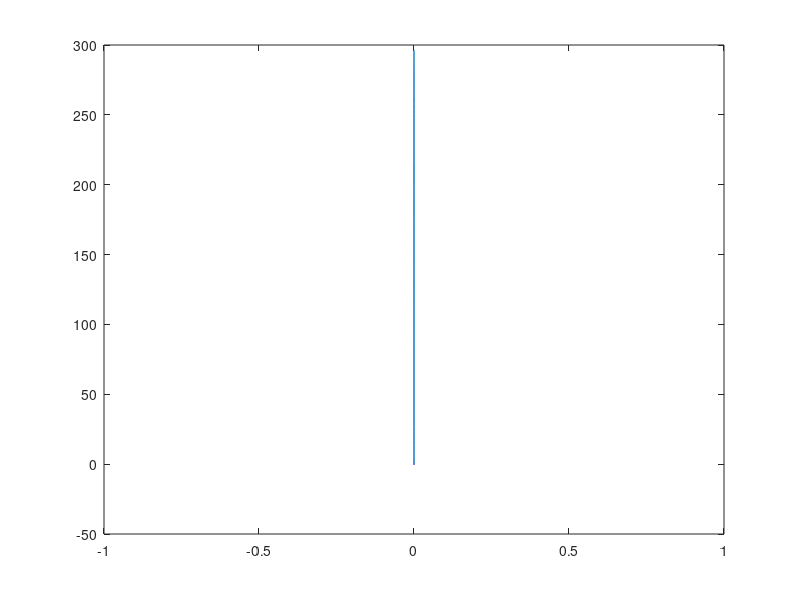

Write MATLAB code to recreate this figure.
clear;
clc;
n = 17;
P = zeros(1,2*n+1);
P(2*n+1) = -1;
P(n + 2) = n;
P(n) = -n;
P(1) = 1;
X = roots(P);
X = round(X*1e4)/1e4;
X = sort(X);
krat = [];
prost = unique(X);
krat = [];
prost = [];
for i = 1:length(X)
    if length(find(X==X(i)))>1
        krat = [krat X(i)]; 
    else 
        prost = [prost X(i)]; 
    end
end
krat = unique(krat);
x = linspace(min(X),max(X), 10000);
plot(x,polyval(P,x));